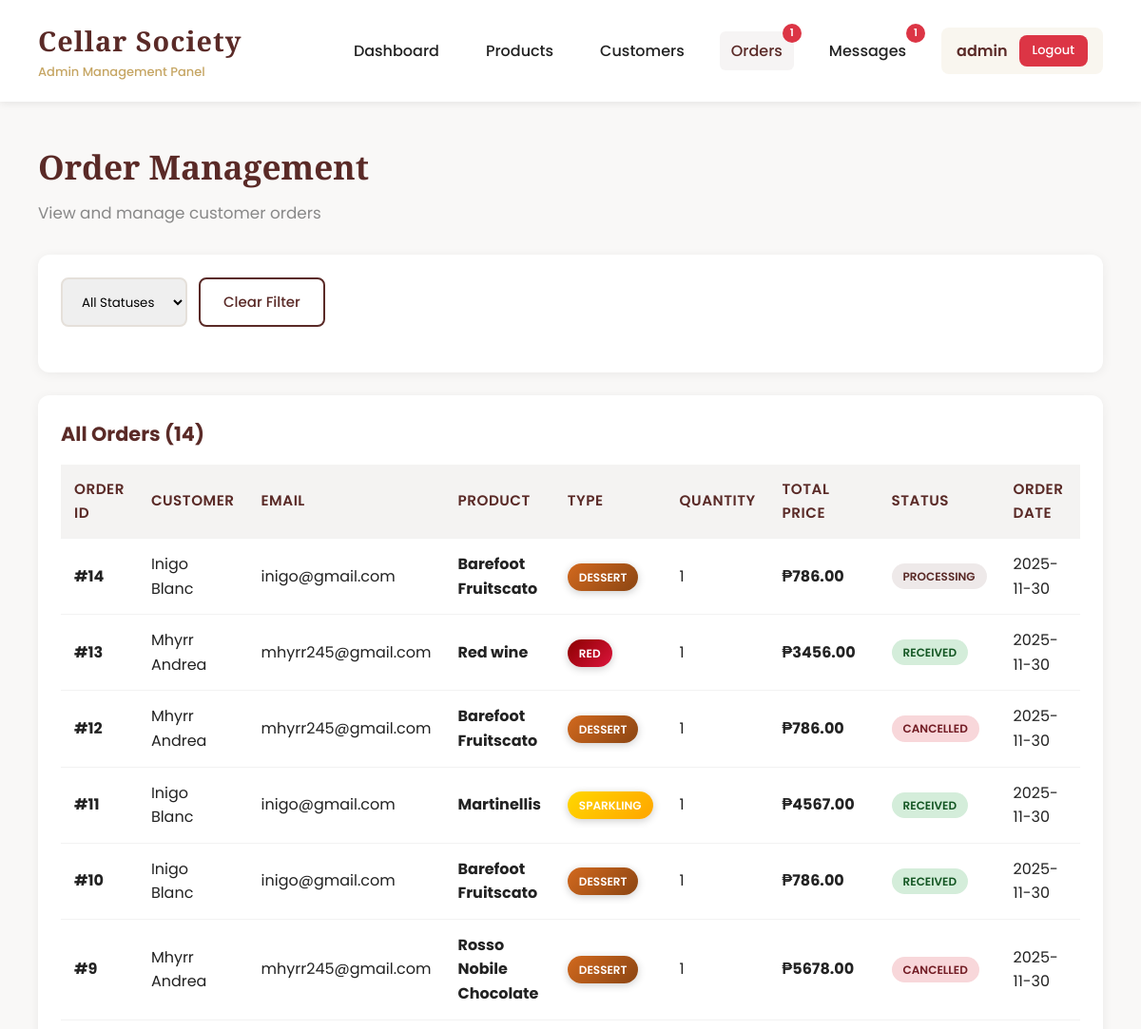
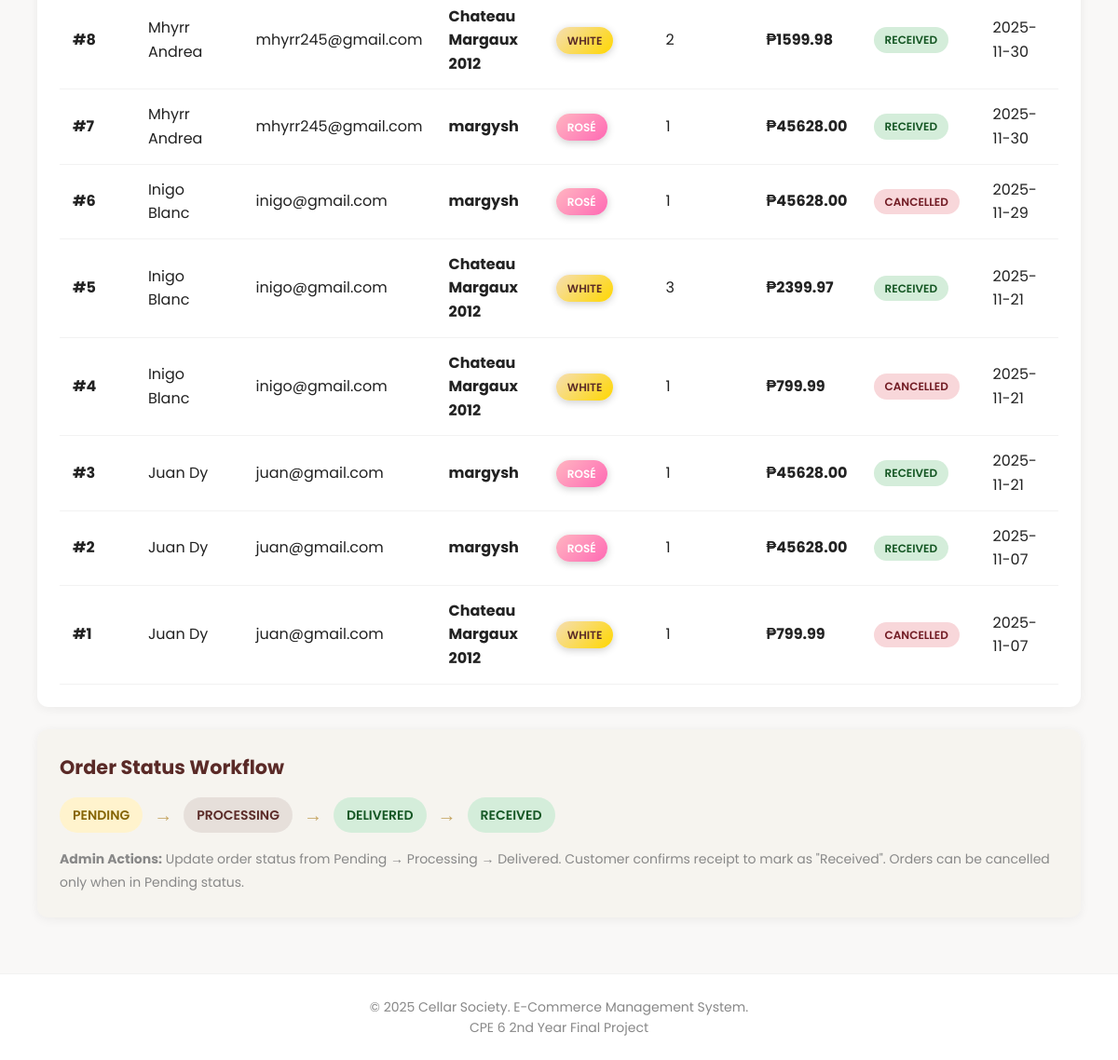
/orders (signed in), run on the app's committed database (2 pictures, top to bottom).
### tables this page shows
CREATE TABLE orders (
        id INTEGER PRIMARY KEY AUTOINCREMENT,
        customer_id INTEGER NOT NULL,
        product_id INTEGER NOT NULL,
        quantity INTEGER NOT NULL,
        total_price REAL NOT NULL,
        status TEXT DEFAULT 'Pending',
        order_date TIMESTAMP DEFAULT CURRENT_TIMESTAMP, estimated_delivery_date TEXT, shipped_date TEXT,
        FOREIGN KEY (customer_id) REFERENCES customers(id),
        FOREIGN KEY (product_id) REFERENCES products(id)
    );

CREATE TABLE customers (
        id INTEGER PRIMARY KEY AUTOINCREMENT,
        name TEXT NOT NULL,
        email TEXT UNIQUE NOT NULL,
        password TEXT NOT NULL,
        phone TEXT,
        address TEXT,
        joined_at TIMESTAMP DEFAULT CURRENT_TIMESTAMP
    );

CREATE TABLE products (
        id INTEGER PRIMARY KEY AUTOINCREMENT,
        name TEXT NOT NULL,
        type TEXT NOT NULL,
        region TEXT NOT NULL,
        vintage INTEGER NOT NULL,
        price REAL NOT NULL,
        alcohol REAL NOT NULL,
        stock INTEGER NOT NULL,
        description TEXT,
        image_url TEXT,
        created_at TIMESTAMP DEFAULT CURRENT_TIMESTAMP
    );

### app.py (the view)
@app.route('/orders')
@login_required
def orders():
    status_filter = request.args.get('status', '')
    conn = get_db_connection()
    query = '''
        SELECT o.*, c.name as customer_name, c.email as customer_email,
               p.name as product_name, p.type as product_type
        FROM orders o
        JOIN customers c ON o.customer_id = c.id
        JOIN products p ON o.product_id = p.id
        WHERE 1=1
    '''
    params = []
    if status_filter:
        query += ' AND o.status = ?'
        params.append(status_filter)
    query += ' ORDER BY o.order_date DESC'
    orders = conn.execute(query, params).fetchall()
    conn.close()
    return render_template('admin/orders.html',
                         orders=orders,
                         status_filter=status_filter)

### app.py (called while the page is built)
def get_db_connection():
    conn = sqlite3.connect('cellar_society.db')
    conn.row_factory = sqlite3.Row
    return conn

def login_required(f):
    @wraps(f)
    def decorated_function(*args, **kwargs):
        if 'admin_id' not in session:
            flash('Please login first', 'error')
            return redirect(url_for('login'))
        return f(*args, **kwargs)
    return decorated_function

def get_admin_notification_counts():
    conn = get_db_connection()
    pending_orders = conn.execute('''
        SELECT COUNT(*) as count FROM orders
        WHERE status = 'Pending'
    ''').fetchone()['count']
    processing_orders = conn.execute('''
        SELECT COUNT(*) as count FROM orders
        WHERE status = 'Processing'
    ''').fetchone()['count']
    unread_messages = conn.execute('''
        SELECT COUNT(*) as count FROM messages
        WHERE sender_type = 'customer' AND is_read = 0
    ''').fetchone()['count']
    conn.close()
    total = pending_orders + processing_orders + unread_messages
    return {
        'pending_orders': pending_orders,
        'processing_orders': processing_orders,
        'unread_messages': unread_messages,
        'total': total
    }

@app.context_processor
def inject_admin_notifications():
    return {
        'notifications': get_admin_notification_counts()
    }

### templates/admin/orders.html (shortened to what this page needs)
{% extends "admin/base.html" %}
{% block content %}
<div class="page-header">
    <h2>Order Management</h2>
    <p>View and manage customer orders</p>
</div>
<div class="card">
    <form method="GET" class="search-bar">
        <select name="status" onchange="this.form.submit()">
            <option value="">All Statuses</option>
        </select>
        <a href="{{ url_for('orders') }}" class="btn ghost">Clear Filter</a>
    </form>
</div>
<div class="card">
    <h3>All Orders ({{ orders|length }})</h3>
    {% if orders %}
    <div class="table-container">
        <table>
            <thead>
                <tr>
                    <th>Order ID</th>
                    <th>Customer</th>
                    <th>Email</th>
                    <th>Product</th>
                    <th>Type</th>
                    <th>Quantity</th>
                    <th>Total Price</th>
                    <th>Status</th>
                    <th>Order Date</th>
                    <th>Actions</th>
                </tr>
            </thead>
            <tbody>
                {% for order in orders %}
                <tr>
                    <td><strong>#{{ order.id }}</strong></td>
                    <td>{{ order.customer_name }}</td>
                    <td>{{ order.customer_email }}</td>
                    <td><strong>{{ order.product_name }}</strong></td>
                    <td>
                        {% if order.product_type == 'Red' %}
                            <span style="background: linear-gradient(135deg, #8B0000, #DC143C); color: white; padding: 6px 12px; border-radius: 20px; font-size: 12px; font-weight: 600;
                            text-transform: uppercase; box-shadow: 0 2px 8px rgba(0,0,0,0.2);">
                                Red
                            </span>
                        {% elif order.product_type == 'White' %}
                            <span style="background: linear-gradient(135deg, #F5DEB3, #FFD700); color: #5a2a27; padding: 6px 12px; border-radius: 20px; font-size: 12px; font-weight: 600;
                            text-transform: uppercase; box-shadow: 0 2px 8px rgba(0,0,0,0.2);">
                                White
                            </span>
                        {% elif order.product_type == 'Rosé' %}
                            <span style="background: linear-gradient(135deg, #FFB6C1, #FF69B4); color: white; padding: 6px 12px; border-radius: 20px; font-size: 12px; font-weight: 600;
                            text-transform: uppercase; box-shadow: 0 2px 8px rgba(0,0,0,0.2);">
                                Rosé
                            </span>
                        {% elif order.product_type == 'Sparkling' %}
                            <span style="background: linear-gradient(135deg, #FFD700, #FFA500); color: white; padding: 6px 12px; border-radius: 20px; font-size: 12px; font-weight: 600;
                            text-transform: uppercase; box-shadow: 0 2px 8px rgba(0,0,0,0.2);">
                                Sparkling
                            </span>
                        {% elif order.product_type == 'Dessert' %}
                            <span style="background: linear-gradient(135deg, #D2691E, #8B4513); color: white; padding: 6px 12px; border-radius: 20px; font-size: 12px; font-weight: 600;
                            text-transform: uppercase; box-shadow: 0 2px 8px rgba(0,0,0,0.2);">
                                Dessert
                            </span>
                        {% elif order.product_type == 'Fortified' %}
                            <span style="background: linear-gradient(135deg, #654321, #8B4513); color: white; padding: 6px 12px; border-radius: 20px; font-size: 12px; font-weight: 600;
                            text-transform: uppercase; box-shadow: 0 2px 8px rgba(0,0,0,0.2);">
                                Fortified
                            </span>
                        {% else %}
                            <span style="background: linear-gradient(135deg, var(--primary), #6a302c); color: white; padding: 6px 12px; border-radius: 20px; font-size: 12px; font-weight: 600;
                            text-transform: uppercase; box-shadow: 0 2px 8px rgba(0,0,0,0.2);">
                                {{ order.product_type }}
                            </span>
                        {% endif %}
                    </td>
                    <td>{{ order.quantity }}</td>
                    <td><strong>₱{{ "%.2f"|format(order.total_price) }}</strong></td>
                    <td>
                        {% if order.status == 'Pending' %}
                            <span class="badge warning">{{ order.status }}</span>
                        {% elif order.status == 'Processing' %}
                            <span class="badge primary">{{ order.status }}</span>
                        {% elif order.status == 'Delivered' %}
                            <span class="badge success">{{ order.status }}</span>
                        {% elif order.status == 'Received' %}
                            <span class="badge success">{{ order.status }}</span>
                        {% elif order.status == 'Cancelled' %}
                            <span class="badge danger">{{ order.status }}</span>
                        {% else %}
                            <span class="badge">{{ order.status }}</span>
                        {% endif %}
                    </td>
                    <td>{{ order.order_date[:10] }}</td>
                    <td>
                    </td>
                </tr>
                {% endfor %}
            </tbody>
        </table>
    </div>
    {% else %}
    <div class="empty-state">
        <h3>No Orders Found</h3>
        <p>Customer orders will appear here.</p>
        <p style="margin-top: 8px; color: var(--muted); font-size: 14px;">Orders are created through the customer portal.</p>
    </div>
    {% endif %}
</div>
<div class="card" style="background: rgba(198, 166, 100, 0.05);">
    <h3> Order Status Workflow</h3>
    <div style="display: flex; align-items: center; gap: 12px; margin-top: 16px; flex-wrap: wrap;">
        <span class="badge warning" style="font-size: 14px; padding: 8px 14px;">Pending</span>
        <span style="font-size: 20px; color: var(--accent);">→</span>
        <span class="badge primary" style="font-size: 14px; padding: 8px 14px;">Processing</span>
        <span style="font-size: 20px; color: var(--accent);">→</span>
        <span class="badge success" style="font-size: 14px; padding: 8px 14px;">Delivered</span>
        <span style="font-size: 20px; color: var(--accent);">→</span>
        <span class="badge success" style="font-size: 14px; padding: 8px 14px;">Received</span>
    </div>
    <p style="margin-top: 16px; color: var(--muted); font-size: 14px; line-height: 1.8;">
        <strong>Admin Actions:</strong> Update order status from Pending → Processing → Delivered.
        Customer confirms receipt to mark as "Received". Orders can be cancelled only when in Pending status.
    </p>
</div>
{% endblock %}

### templates/admin/base.html (style rules this page uses)
:root { --primary: #5a2a27; --accent: #c6a664; --bg: #f9f8f7; --card-bg: #ffffff; --text: #222; --muted: #888; --success: #28a745; --danger: #dc3545; --warning: #ffc107; }
* { margin: 0; padding: 0; box-sizing: border-box; }
body { font-family: 'Poppins', sans-serif; background: var(--bg); color: var(--text); line-height: 1.6; }
.page-header { margin-bottom: 30px; }
.page-header h2 { font-family: 'Playfair Display', serif; color: var(--primary); font-size: 2.2em; margin-bottom: 8px; }
.page-header p { color: var(--muted); font-size: 1.05em; }
.card { background: var(--card-bg); border-radius: 12px; box-shadow: 0 2px 12px rgba(0,0,0,0.06); padding: 24px; margin-bottom: 24px; }
.card h3 { color: var(--primary); margin-bottom: 16px; font-size: 1.3em; }
.btn { padding: 12px 24px; border: none; border-radius: 8px; cursor: pointer; font-family: 'Poppins'; font-weight: 500; font-size: 15px; transition: all 0.3s; text-decoration: none; display: inline-block; }
.btn.ghost { background: transparent; border: 2px solid var(--primary); color: var(--primary); }
.table-container { overflow-x: auto; }
table { width: 100%; border-collapse: collapse; }
th, td { padding: 14px; text-align: left; border-bottom: 1px solid rgba(0,0,0,0.05); }
th { background: #f4f3f2; color: var(--primary); font-weight: 600; font-size: 0.95em; text-transform: uppercase; letter-spacing: 0.5px; }
.search-bar { display: flex; gap: 12px; margin-bottom: 24px; flex-wrap: wrap; }
.search-bar select { padding: 12px 16px; border: 2px solid #e5e0da; border-radius: 8px; font-family: 'Poppins'; }
.badge { display: inline-block; padding: 4px 12px; border-radius: 20px; font-size: 12px; font-weight: 600; text-transform: uppercase; }
.badge.success { background: #d4edda; color: #155724; }
.badge.warning { background: #fff3cd; color: #856404; }
.badge.danger { background: #f8d7da; color: #721c24; }
.badge.primary { background: rgba(90, 42, 39, 0.1); color: var(--primary); }

### data on the page
orders: id "14", customer_name "Inigo Blanc", customer_email "inigo@gmail.com", product_name "Barefoot Fruitscato", shows "DESSERT", quantity "1", total_price "786.00", status "PROCESSING", order_date "2025-11-30"
orders: id "13", customer_name "Mhyrr Andrea", customer_email "mhyrr245@gmail.com", product_name "Red wine", shows "RED", quantity "1", total_price "3456.00", status "RECEIVED", order_date "2025-11-30"
orders: id "12", customer_name "Mhyrr Andrea", customer_email "mhyrr245@gmail.com", product_name "Barefoot Fruitscato", shows "DESSERT", quantity "1", total_price "786.00", status "CANCELLED", order_date "2025-11-30"
orders: id "11", customer_name "Inigo Blanc", customer_email "inigo@gmail.com", product_name "Martinellis", shows "SPARKLING", quantity "1", total_price "4567.00", status "RECEIVED", order_date "2025-11-30"
orders: id "10", customer_name "Inigo Blanc", customer_email "inigo@gmail.com", product_name "Barefoot Fruitscato", shows "DESSERT", quantity "1", total_price "786.00", status "RECEIVED", order_date "2025-11-30"
orders: id "9", customer_name "Mhyrr Andrea", customer_email "mhyrr245@gmail.com", product_name "Rosso Nobile Chocolate", shows "DESSERT", quantity "1", total_price "5678.00", status "CANCELLED", order_date "2025-11-30"
orders: id "8", customer_name "Mhyrr Andrea", customer_email "mhyrr245@gmail.com", product_name "Chateau Margaux 2012", shows "WHITE", quantity "2", total_price "1599.98", status "RECEIVED", order_date "2025-11-30"
orders: id "7", customer_name "Mhyrr Andrea", customer_email "mhyrr245@gmail.com", product_name "margysh", shows "ROSÉ", quantity "1", total_price "45628.00", status "RECEIVED", order_date "2025-11-30"
orders: id "6", customer_name "Inigo Blanc", customer_email "inigo@gmail.com", product_name "margysh", shows "ROSÉ", quantity "1", total_price "45628.00", status "CANCELLED", order_date "2025-11-29"
orders: id "5", customer_name "Inigo Blanc", customer_email "inigo@gmail.com", product_name "Chateau Margaux 2012", shows "WHITE", quantity "3", total_price "2399.97", status "RECEIVED", order_date "2025-11-21"
orders: id "4", customer_name "Inigo Blanc", customer_email "inigo@gmail.com", product_name "Chateau Margaux 2012", shows "WHITE", quantity "1", total_price "799.99", status "CANCELLED", order_date "2025-11-21"
orders: id "3", customer_name "Juan Dy", customer_email "juan@gmail.com", product_name "margysh", shows "ROSÉ", quantity "1", total_price "45628.00", status "RECEIVED", order_date "2025-11-21"
orders: id "2", customer_name "Juan Dy", customer_email "juan@gmail.com", product_name "margysh", shows "ROSÉ", quantity "1", total_price "45628.00", status "RECEIVED", order_date "2025-11-07"
orders: id "1", customer_name "Juan Dy", customer_email "juan@gmail.com", product_name "Chateau Margaux 2012", shows "WHITE", quantity "1", total_price "799.99", status "CANCELLED", order_date "2025-11-07"

### other printed values
{{ notifications.pending_orders + notifications.processing_orders }} "1"
{{ notifications.unread_messages }} "1"
{{ session.admin_username }} "admin"
{{ orders|length }} "14"
